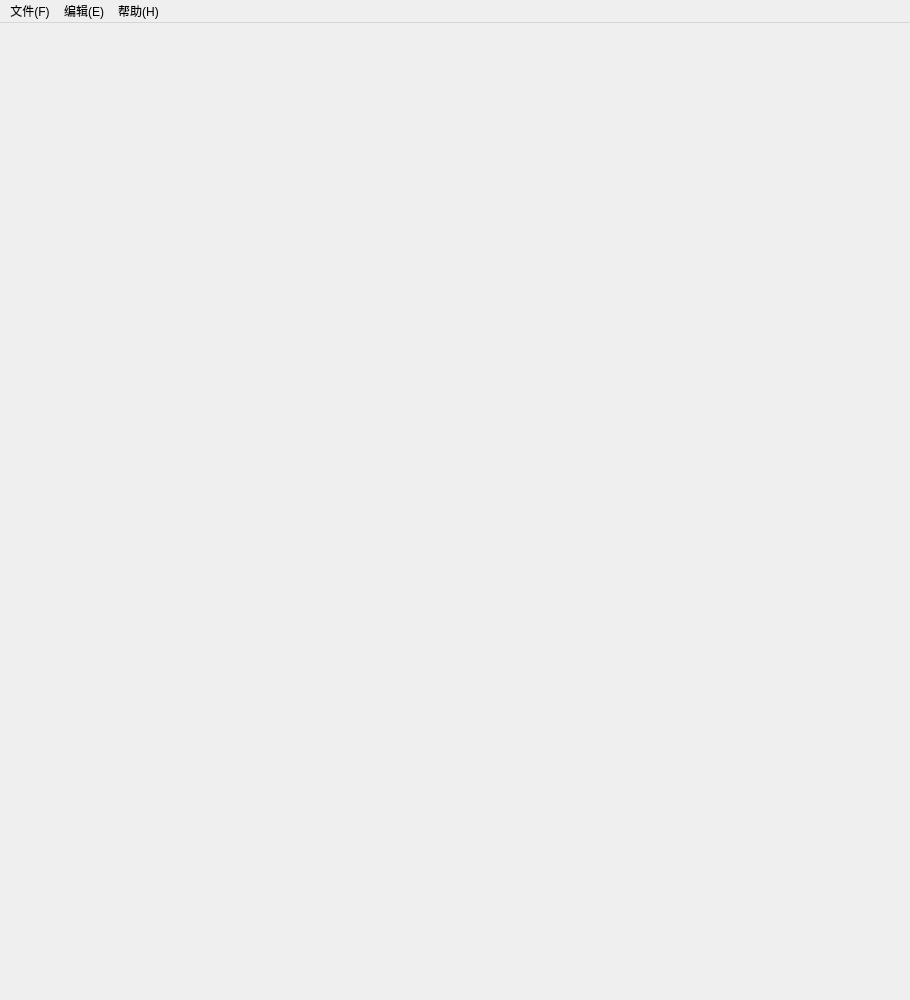
<?xml version="1.0" encoding="UTF-8"?>
<ui version="4.0">
 <class>MainWindow</class>
 <widget class="QMainWindow" name="MainWindow">
  <property name="geometry">
   <rect>
    <x>0</x>
    <y>0</y>
    <width>910</width>
    <height>1000</height>
   </rect>
  </property>
  <property name="minimumSize">
   <size>
    <width>500</width>
    <height>350</height>
   </size>
  </property>
  <property name="windowTitle">
   <string>MainWindow</string>
  </property>
  <widget class="QWidget" name="centralwidget"/>
  <widget class="QMenuBar" name="menubar">
   <property name="geometry">
    <rect>
     <x>0</x>
     <y>0</y>
     <width>910</width>
     <height>25</height>
    </rect>
   </property>
   <widget class="QMenu" name="edit">
    <property name="title">
     <string>编辑(E)</string>
    </property>
    <addaction name="undoAction"/>
    <addaction name="redoAction"/>
    <addaction name="separator"/>
    <addaction name="copyAction"/>
    <addaction name="pasteAction"/>
    <addaction name="cutAction"/>
   </widget>
   <widget class="QMenu" name="file">
    <property name="title">
     <string>文件(F)</string>
    </property>
    <addaction name="newFileAction"/>
    <addaction name="openFileAction"/>
    <addaction name="openFolderAction"/>
    <addaction name="separator"/>
    <addaction name="saveFileAction"/>
    <addaction name="saveFileAsAction"/>
    <addaction name="separator"/>
    <addaction name="settingsAction"/>
   </widget>
   <widget class="QMenu" name="help">
    <property name="title">
     <string>帮助(H)</string>
    </property>
    <addaction name="aboutAction"/>
   </widget>
   <addaction name="file"/>
   <addaction name="edit"/>
   <addaction name="help"/>
  </widget>
  <widget class="QStatusBar" name="statusbar">
   <property name="styleSheet">
    <string notr="true"/>
   </property>
   <property name="sizeGripEnabled">
    <bool>false</bool>
   </property>
  </widget>
  <action name="openFileAction">
   <property name="text">
    <string>打开文件...</string>
   </property>
   <property name="iconText">
    <string>打开文件...</string>
   </property>
   <property name="toolTip">
    <string>打开文件...</string>
   </property>
   <property name="statusTip">
    <string>从磁盘中打开文件</string>
   </property>
   <property name="font">
    <font>
     <family>Microsoft YaHei</family>
    </font>
   </property>
  </action>
  <action name="newFileAction">
   <property name="text">
    <string>新建文件</string>
   </property>
   <property name="statusTip">
    <string>新建文件</string>
   </property>
   <property name="visible">
    <bool>true</bool>
   </property>
  </action>
  <action name="saveFileAction">
   <property name="text">
    <string>保存</string>
   </property>
   <property name="statusTip">
    <string>保存文件</string>
   </property>
   <property name="shortcut">
    <string>Ctrl+S</string>
   </property>
  </action>
  <action name="saveFileAsAction">
   <property name="text">
    <string>另存为...</string>
   </property>
   <property name="iconText">
    <string>另存为...</string>
   </property>
   <property name="toolTip">
    <string>另存为...</string>
   </property>
   <property name="statusTip">
    <string>另存为文件</string>
   </property>
  </action>
  <action name="undoAction">
   <property name="text">
    <string>撤消</string>
   </property>
   <property name="statusTip">
    <string>撤销上一步</string>
   </property>
   <property name="shortcut">
    <string>Ctrl+Z</string>
   </property>
  </action>
  <action name="redoAction">
   <property name="text">
    <string>恢复</string>
   </property>
   <property name="statusTip">
    <string>恢复下一步</string>
   </property>
   <property name="shortcut">
    <string>Ctrl+Y</string>
   </property>
  </action>
  <action name="copyAction">
   <property name="text">
    <string>复制</string>
   </property>
   <property name="statusTip">
    <string>复制选中的文本</string>
   </property>
   <property name="shortcut">
    <string>Ctrl+C</string>
   </property>
  </action>
  <action name="pasteAction">
   <property name="text">
    <string>粘贴</string>
   </property>
   <property name="statusTip">
    <string>粘贴文本</string>
   </property>
   <property name="shortcut">
    <string>Ctrl+Y</string>
   </property>
  </action>
  <action name="cutAction">
   <property name="text">
    <string>剪切</string>
   </property>
   <property name="statusTip">
    <string>剪切选中的文本</string>
   </property>
   <property name="shortcut">
    <string>Ctrl+X</string>
   </property>
  </action>
  <action name="aboutAction">
   <property name="text">
    <string>关于PyEditor</string>
   </property>
   <property name="shortcut">
    <string>F9</string>
   </property>
  </action>
  <action name="settingsAction">
   <property name="text">
    <string>设置</string>
   </property>
  </action>
  <action name="openFolderAction">
   <property name="text">
    <string>打开文件夹...</string>
   </property>
   <property name="iconText">
    <string>打开文件夹...</string>
   </property>
   <property name="toolTip">
    <string>打开文件夹...</string>
   </property>
  </action>
 </widget>
 <resources/>
 <connections/>
</ui>
